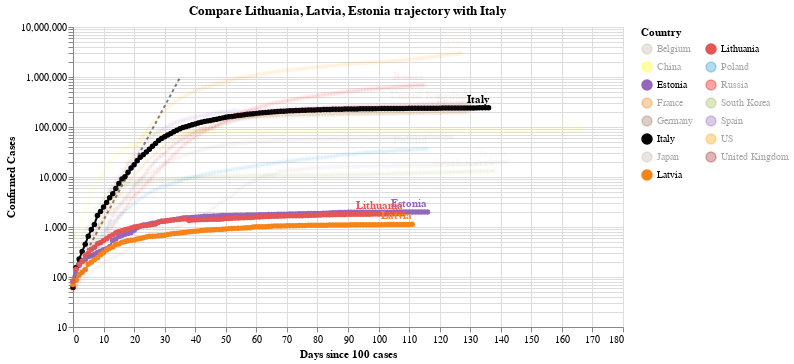

The code cell stored with this chart in its notebook:
### Code cell
#hide_input
chart3 = make_since_chart(dff2, ['Lithuania', 'Latvia', 'Estonia'], baseline_countries)
chart3

### Figure 1 — Vega-Lite specification as saved in the notebook (floating-point values rounded to 4 significant figures; data arrays with more than 128 entries replaced by an {"elided": "..."} marker saying what was removed)
{"config": {"view": {"continuousWidth": 400, "continuousHeight": 300}}, "layer": [{"data": {"name": "data-628230001892d6798b50651be41d1b3e"}, "mark": {"type": "line", "color": "black", "opacity": 0.5, "strokeDash": [3, 3]}, "encoding": {"x": {"type": "quantitative", "field": "Days since 100 cases"}, "y": {"type": "quantitative", "field": "Confirmed Cases"}}}, {"data": {"name": "data-8faa6ffeb79351bc9826b9bc84a1a32b"}, "mark": {"type": "line", "point": true}, "encoding": {"color": {"type": "nominal", "field": "Country", "legend": {"columns": 2}, "scale": {"domain": ["Belgium", "China", "Estonia", "France", "Germany", "Italy", "Japan", "Latvia", "Lithuania", "Poland", "Russia", "South Korea", "Spain", "US", "United Kingdom"], "range": ["#C1B7AD", "yellow", "#9467bd", "#F58518", "#9D755D", "black", "#C1B7AD", "#F58518", "#E45756", "#2495D3", "red", "#A1BA59", "#9467bd", "orange", "brown"]}}, "opacity": {"condition": {"value": 1, "selection": "selector002"}, "value": 0.05}, "tooltip": [{"type": "nominal", "field": "Country"}, {"type": "temporal", "field": "Date"}, {"type": "quantitative", "field": "Confirmed Cases"}, {"type": "quantitative", "field": "Days since 100 cases"}], "x": {"type": "quantitative", "field": "Days since 100 cases"}, "y": {"type": "quantitative", "field": "Confirmed Cases", "scale": {"type": "log"}}}, "selection": {"selector002": {"type": "multi", "fields": ["Country"], "bind": "legend", "init": [{"Country": "Lithuania"}, {"Country": "Latvia"}, {"Country": "Estonia"}, {"Country": "Italy"}]}}, "width": 550}, {"data": {"name": "data-8faa6ffeb79351bc9826b9bc84a1a32b"}, "mark": {"type": "text", "align": "right", "dy": -8, "fontWeight": "bold"}, "encoding": {"color": {"type": "nominal", "field": "Country", "legend": {"columns": 2}, "scale": {"domain": ["Belgium", "China", "Estonia", "France", "Germany", "Italy", "Japan", "Latvia", "Lithuania", "Poland", "Russia", "South Korea", "Spain", "US", "United Kingdom"], "range": ["#C1B7AD", "yellow", "#9467bd", "#F58518", "#9D755D", "black", "#C1B7AD", "#F58518", "#E45756", "#2495D3", "red", "#A1BA59", "#9467bd", "orange", "brown"]}}, "opacity": {"condition": {"value": 1, "selection": "selector002"}, "value": 0.05}, "text": {"type": "nominal", "field": "Country"}, "tooltip": [{"type": "nominal", "field": "Country"}, {"type": "temporal", "field": "Date"}, {"type": "quantitative", "field": "Confirmed Cases"}, {"type": "quantitative", "field": "Days since 100 cases"}], "x": {"type": "quantitative", "field": "Days since 100 cases"}, "y": {"type": "quantitative", "field": "Confirmed Cases", "scale": {"type": "log"}}}, "transform": [{"filter": "(datum['Date'] >= 1594080000000)"}], "width": 550}], "title": "Compare Lithuania, Latvia, Estonia trajectory with Italy", "$schema": "https://vega.github.io/schema/vega-lite/v4.0.2.json", "datasets": {"data-628230001892d6798b50651be41d1b3e": [{"Days since 100 cases": 0, "Confirmed Cases": 100.0}, {"Days since 100 cases": 1, "Confirmed Cases": 130.0}, {"Days since 100 cases": 2, "Confirmed Cases": 169.0}, {"Days since 100 cases": 3, "Confirmed Cases": 219.7}, {"Days since 100 cases": 4, "Confirmed Cases": 285.6}, {"Days since 100 cases": 5, "Confirmed Cases": 371.3}, {"Days since 100 cases": 6, "Confirmed Cases": 482.7}, {"Days since 100 cases": 7, "Confirmed Cases": 627.5}, {"Days since 100 cases": 8, "Confirmed Cases": 815.7}, {"Days since 100 cases": 9, "Confirmed Cases": 1060.0}, {"Days since 100 cases": 10, "Confirmed Cases": 1379.0}, {"Days since 100 cases": 11, "Confirmed Cases": 1792.0}, {"Days since 100 cases": 12, "Confirmed Cases": 2330.0}, {"Days since 100 cases": 13, "Confirmed Cases": 3029.0}, {"Days since 100 cases": 14, "Confirmed Cases": 3937.0}, {"Days since 100 cases": 15, "Confirmed Cases": 5119.0}, {"Days since 100 cases": 16, "Confirmed Cases": 6654.0}, {"Days since 100 cases": 17, "Confirmed Cases": 8650.0}, {"Days since 100 cases": 18, "Confirmed Cases": 11250.0}, {"Days since 100 cases": 19, "Confirmed Cases": 14620.0}, {"Days since 100 cases": 20, "Confirmed Cases": 19000.0}, {"Days since 100 cases": 21, "Confirmed Cases": 24710.0}, {"Days since 100 cases": 22, "Confirmed Cases": 32120.0}, {"Days since 100 cases": 23, "Confirmed Cases": 41750.0}, {"Days since 100 cases": 24, "Confirmed Cases": 54280.0}, {"Days since 100 cases": 25, "Confirmed Cases": 70560.0}, {"Days since 100 cases": 26, "Confirmed Cases": 91730.0}, {"Days since 100 cases": 27, "Confirmed Cases": 119300.0}, {"Days since 100 cases": 28, "Confirmed Cases": 155000.0}, {"Days since 100 cases": 29, "Confirmed Cases": 201500.0}, {"Days since 100 cases": 30, "Confirmed Cases": 262000.0}, {"Days since 100 cases": 31, "Confirmed Cases": 340600.0}, {"Days since 100 cases": 32, "Confirmed Cases": 442800.0}, {"Days since 100 cases": 33, "Confirmed Cases": 575600.0}, {"Days since 100 cases": 34, "Confirmed Cases": 748300.0}, {"Days since 100 cases": 35, "Confirmed Cases": 972800.0}], "data-8faa6ffeb79351bc9826b9bc84a1a32b": {"elided": "1932 records"}}}
